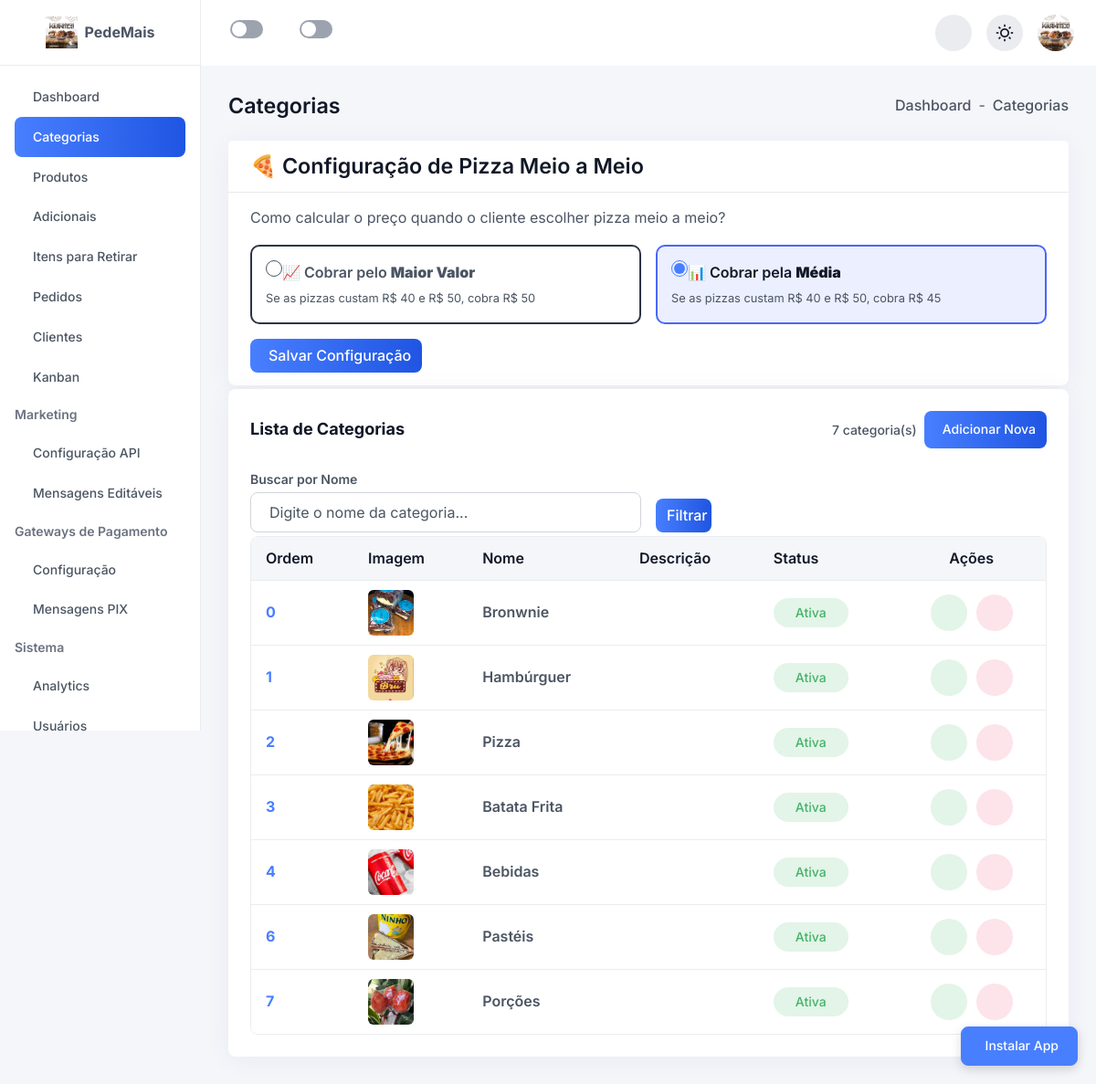
The app's page /admin/categorias.php (signed in), older data.
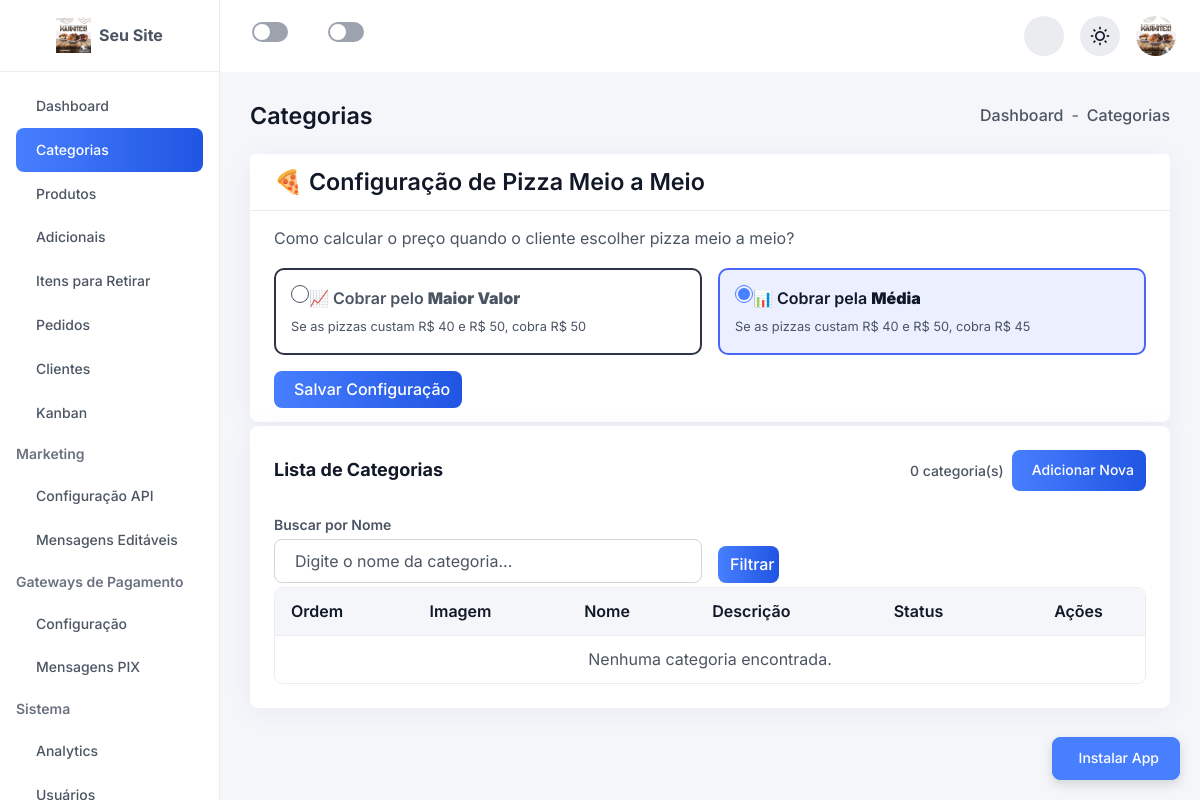
The same page, newer data.
### tables this page shows
CREATE TABLE `configuracoes` (
  `id` int(11) NOT NULL,
  `site_titulo` varchar(255) DEFAULT 'Cardápio Digital',
  `site_descricao` text DEFAULT NULL,
  `site_logo` varchar(255) DEFAULT NULL,
  `site_favicon` varchar(255) DEFAULT NULL,
  `site_capa` varchar(255) DEFAULT NULL,
  `endereco_cep` varchar(10) DEFAULT NULL,
  `endereco_rua` varchar(255) DEFAULT NULL,
  `endereco_numero` varchar(20) DEFAULT NULL,
  `endereco_complemento` varchar(255) DEFAULT NULL,
  `endereco_bairro` varchar(255) DEFAULT NULL,
  `endereco_cidade` varchar(255) DEFAULT NULL,
  `endereco_estado` varchar(2) DEFAULT NULL,
  `contato_whatsapp` varchar(20) DEFAULT NULL,
  `contato_email` varchar(255) DEFAULT NULL,
  `social_facebook` varchar(255) DEFAULT NULL,
  `social_instagram` varchar(255) DEFAULT NULL,
  `atualizado_em` timestamp NOT NULL DEFAULT current_timestamp() ON UPDATE current_timestamp(),
  `whatsapp_chave_pix` varchar(255) DEFAULT NULL COMMENT 'Chave PIX para pagamentos',
  `whatsapp_tempo_preparo_padrao` int(11) DEFAULT 30 COMMENT 'Tempo de preparo padrão em minutos',
  `whatsapp_tempo_entrega_padrao` int(11) DEFAULT 40 COMMENT 'Tempo de entrega padrão em minutos',
  `whatsapp_mensagem_pronto_retirada` text DEFAULT NULL COMMENT 'Mensagem quando pedido está pronto para retirada',
  `whatsapp_mensagem_pronto_delivery` text DEFAULT NULL COMMENT 'Mensagem quando pedido está pronto para delivery',
  `recaptcha_v2_site_key` varchar(255) DEFAULT NULL COMMENT 'Site Key do reCAPTCHA v2',
  `recaptcha_v2_secret_key` varchar(255) DEFAULT NULL COMMENT 'Secret Key do reCAPTCHA v2',
  `recaptcha_v3_site_key` varchar(255) DEFAULT NULL COMMENT 'Site Key do reCAPTCHA v3',
  `recaptcha_v3_secret_key` varchar(255) DEFAULT NULL COMMENT 'Secret Key do reCAPTCHA v3',
  `recaptcha_version` varchar(10) DEFAULT 'v2' COMMENT 'Versão do reCAPTCHA (v2 ou v3)',
  `recaptcha_ativo` tinyint(1) DEFAULT 0 COMMENT 'Ativar reCAPTCHA (1=sim, 0=não)',
  `recaptcha_paginas` text DEFAULT NULL COMMENT 'JSON com lista de páginas onde usar reCAPTCHA',
  `push_vapid_public_key` varchar(255) DEFAULT NULL COMMENT 'VAPID Public Key para Push Notifications',
  `push_vapid_private_key` text DEFAULT NULL COMMENT 'VAPID Private Key para Push Notifications',
  `push_notifications_ativo` tinyint(1) DEFAULT 1 COMMENT 'Ativar Push Notifications (1=sim, 0=não)',
  `nome_site` varchar(255) DEFAULT NULL,
  `descricao_site` text DEFAULT NULL,
  `logo` varchar(255) DEFAULT NULL,
  `favicon` varchar(255) DEFAULT NULL,
  `capa` varchar(255) DEFAULT NULL,
  `cep` varchar(20) DEFAULT NULL,
  `rua` varchar(255) DEFAULT NULL,
  `numero` varchar(50) DEFAULT NULL,
  `complemento` varchar(255) DEFAULT NULL,
  `bairro` varchar(100) DEFAULT NULL,
  `cidade` varchar(100) DEFAULT NULL,
  `estado` varchar(2) DEFAULT NULL,
  `whatsapp` varchar(20) DEFAULT NULL,
  `email_contato` varchar(255) DEFAULT NULL,
  `facebook` varchar(255) DEFAULT NULL,
  `instagram` varchar(255) DEFAULT NULL,
  `tema` varchar(50) DEFAULT 'roxo',
  `cor_principal` varchar(20) DEFAULT NULL,
  `cor_secundaria` varchar(20) DEFAULT NULL,
  `tema_layout` varchar(50) DEFAULT 'default',
  `impressao_automatica` tinyint(1) DEFAULT 0
);

CREATE TABLE `configuracao_pizzas` (
  `id` int(11) NOT NULL,
  `tipo_cobranca` enum('maior_valor','media') DEFAULT 'maior_valor'
);

CREATE TABLE `categorias` (
  `id` int(11) NOT NULL,
  `nome` varchar(100) NOT NULL,
  `descricao` text DEFAULT NULL,
  `ordem` int(11) NOT NULL DEFAULT 0,
  `imagem` varchar(255) DEFAULT NULL,
  `ativo` tinyint(1) NOT NULL DEFAULT 1,
  `permite_meio_a_meio` tinyint(1) DEFAULT 0
);

### admin/categorias.php (the view, shortened to what the rows shown need)
<?php
require_once 'includes/header.php';
try {
    $pdo->exec("CREATE TABLE IF NOT EXISTS configuracao_pizzas (
        id INT AUTO_INCREMENT PRIMARY KEY,
        tipo_cobranca ENUM('maior_valor', 'media') DEFAULT 'maior_valor'
    )");
}
catch (Exception $e) {
}
$config_pizza_stmt = $pdo->query("SELECT * FROM configuracao_pizzas LIMIT 1");
$config_pizza = $config_pizza_stmt->fetch(PDO::FETCH_ASSOC);
$where = "";
$params = [];
$sql = "SELECT * FROM categorias $where ORDER BY ordem ASC";
$stmt = $pdo->prepare($sql);
$stmt->execute($params);
$categorias = $stmt->fetchAll(PDO::FETCH_ASSOC);
?>
<div class="dashboard-main-body">
    <div class="card h-100 p-0 radius-12 mb-4">
        <div class="card-body">
            <form method="POST" action="categorias.php">
                <div class="row g-3">
                    <div class="col-md-6">
                        <div class="form-check" style="padding: 15px; background: <?php echo($config_pizza['tipo_cobranca'] ?? 'maior_valor') === 'maior_valor' ? 'rgba(74, 102, 249, 0.1)' : 'transparent'; ?>; border-radius: 10px; border: 2px solid <?php echo($config_pizza['tipo_cobranca'] ?? 'maior_valor') === 'maior_valor' ? '#4a66f9' : '#2d3446'; ?>;">
                            <input class="form-check-input" type="radio" name="tipo_cobranca" id="maior_valor" value="maior_valor"
                                   <?php echo($config_pizza['tipo_cobranca'] ?? 'maior_valor') === 'maior_valor' ? 'checked' : ''; ?>>
                            <label class="form-check-label fw-semibold" for="maior_valor">
                                📈 Cobrar pelo <strong>Maior Valor</strong>
                            </label>
                            <small class="d-block text-secondary-light mt-1">Se as pizzas custam R$ 40 e R$ 50, cobra R$ 50</small>
                        </div>
                    </div>
                    <div class="col-md-6">
                        <div class="form-check" style="padding: 15px; background: <?php echo($config_pizza['tipo_cobranca'] ?? 'maior_valor') === 'media' ? 'rgba(74, 102, 249, 0.1)' : 'transparent'; ?>; border-radius: 10px; border: 2px solid <?php echo($config_pizza['tipo_cobranca'] ?? 'maior_valor') === 'media' ? '#4a66f9' : '#2d3446'; ?>;">
                            <input class="form-check-input" type="radio" name="tipo_cobranca" id="media" value="media"
                                   <?php echo($config_pizza['tipo_cobranca'] ?? 'maior_valor') === 'media' ? 'checked' : ''; ?>>
                            <label class="form-check-label fw-semibold" for="media">
                                📊 Cobrar pela <strong>Média</strong>
                            </label>
                            <small class="d-block text-secondary-light mt-1">Se as pizzas custam R$ 40 e R$ 50, cobra R$ 45</small>
                        </div>
                    </div>
                </div>
            </form>
        </div>
    </div>
    <div class="card h-100 p-0 radius-12">
        <div class="card-body p-24">
            <div class="table-responsive scroll-sm">
                <table class="table bordered-table sm-table mb-0">
                    <thead>
                        <tr>
                            <th scope="col">Ordem</th>
                            <th scope="col">Imagem</th>
                            <th scope="col">Nome</th>
                            <th scope="col">Descrição</th>
                            <th scope="col">Status</th>
                            <th scope="col" class="text-center">Ações</th>
                        </tr>
                    </thead>
                    <tbody>
                        <?php if (empty($categorias)): ?>
                            <tr>
                                <td colspan="6" class="text-center py-4">Nenhuma categoria encontrada.</td>
                            </tr>
                        <?php
else: ?>
                            <?php foreach ($categorias as $cat): ?>
                            <tr>
                                <td class="fw-bold text-primary-600"><?php echo $cat['ordem']; ?></td>
                                <td>
                                    <?php
        $img_url = $cat['imagem'] ? str_replace('admin/', '', $cat['imagem']) : '';
        if ($img_url) {
            if (!str_starts_with($img_url, 'http') && !str_starts_with($img_url, '../')) {
                $img_url = '../' . $img_url;
            }
        }
        else {
            $img_url = 'assets/images/sem-foto.jpg';
        }
?>
                                    <img src="<?php echo htmlspecialchars($img_url); ?>" alt="<?php echo htmlspecialchars($cat['nome']); ?>"
                                         style="width: 50px; height: 50px; object-fit: cover; border-radius: 6px;"
                                         onerror="this.src='assets/images/sem-foto.jpg'; this.onerror=null;">
                                </td>
                                <td class="fw-semibold"><?php echo htmlspecialchars($cat['nome']); ?></td>
                                <td>
                                </td>
                                <td>
                                    <?php if ($cat['ativo']): ?>
                                        <span class="bg-success-focus text-success-main px-24 py-4 rounded-pill fw-medium text-sm">Ativa</span>
                                    <?php
        else: ?>
                                        <span class="bg-danger-focus text-danger-main px-24 py-4 rounded-pill fw-medium text-sm">Inativa</span>
                                    <?php
        endif; ?>
                                </td>
                                <td class="text-center">
                                    <div class="d-flex align-items-center gap-10 justify-content-center">
                                        <a href="categorias_edit.php?id=<?php echo $cat['id']; ?>"
                                           class="bg-success-focus text-success-600 bg-hover-success-200 fw-medium w-40-px h-40-px d-flex justify-content-center align-items-center rounded-circle"
                                           title="Editar">
                                        </a>
                                        <a href="categorias.php?action=delete&id=<?php echo $cat['id']; ?>"
                                           class="bg-danger-focus text-danger-600 bg-hover-danger-200 fw-medium w-40-px h-40-px d-flex justify-content-center align-items-center rounded-circle"
                                           onclick="return confirm('Tem certeza que deseja excluir esta categoria?');"
                                           title="Excluir">
                                        </a>
                                    </div>
                                </td>
                            </tr>
                            <?php
    endforeach; ?>
                        <?php
endif; ?>
                    </tbody>
                </table>
            </div>
        </div>
    </div>
</div>
<?php require_once 'includes/footer.php'; ?>

### admin/includes/header.php (shortened to what the rows shown need)
<?php
require_once __DIR__ . '/../../includes/functions.php';
$site_config = [];
try {
    $stmt = $pdo->query("SELECT * FROM configuracoes WHERE id = 1");
    $site_config = $stmt->fetch(PDO::FETCH_ASSOC) ?: [];
} catch (PDOException $e) {
}
$nome_site = $site_config['nome_site'] ?? 'PedeMais';
?>
<!DOCTYPE html>
<html lang="pt-BR" data-theme="light">
<head>
    <link rel="stylesheet" href="<?php echo SITE_URL; ?>/admin/assets/css/remixicon.css">
    <link rel="stylesheet" href="<?php echo SITE_URL; ?>/admin/assets/css/lib/bootstrap.min.css">
    <link rel="stylesheet" href="<?php echo SITE_URL; ?>/admin/assets/css/lib/dataTables.min.css">
    <link rel="stylesheet" href="<?php echo SITE_URL; ?>/admin/assets/css/style.css">
    <link rel="stylesheet" href="<?php echo SITE_URL; ?>/admin/assets/css/admin-custom.css">
    <link rel="stylesheet" href="<?php echo SITE_URL; ?>/admin/assets/css/mobile-fixes.css">
    <link rel="stylesheet" href="<?php echo SITE_URL; ?>/admin/assets/css/sino-vermelho.css">
    <link rel="stylesheet" href="<?php echo SITE_URL; ?>/admin/assets/css/realtime-updates.css">
    <link rel="stylesheet" href="https://cdnjs.cloudflare.com/ajax/libs/font-awesome/6.4.0/css/all.min.css">
</head>
<body data-nivel="admin">
<aside class="sidebar">
    <div>
        <a href="index.php" class="sidebar-logo d-flex align-items-center justify-content-center gap-2 p-3">
            <img src="<?php echo SITE_URL; ?>/uploads/config/<?php echo htmlspecialchars($site_config['logo'] ?? 'logo.png'); ?>" alt="<?php echo htmlspecialchars($nome_site); ?>" style="max-height: 35px; display: block;">
            <span class="fw-bold text-md"><?php echo htmlspecialchars($nome_site); ?></span>
        </a>
    </div>
</aside>
<main class="dashboard-main">
    <div class="navbar-header">
        <div class="row align-items-center justify-content-between">
            <div class="col-auto">
                <div class="d-flex flex-wrap align-items-center gap-2 gap-md-3">
                    <div class="dropdown">
                        <button class="d-flex justify-content-center align-items-center rounded-circle" type="button" data-bs-toggle="dropdown">
                            <img src="<?php echo SITE_URL; ?>/uploads/config/<?php echo htmlspecialchars($site_config['logo'] ?? 'logo.png'); ?>" alt="Perfil" class="w-40-px h-40-px object-fit-cover rounded-circle">
                        </button>
                    </div>
                </div>
            </div>
        </div>
    </div>
    <div class="dashboard-main-body">

Row changes from the older to the newer data that the page shows:
removed categorias: ordem "0", shows a picture, nome "Bronwnie", ativo "Ativa"
removed categorias: ordem "1", shows a picture, nome "Hambúrguer", ativo "Ativa"
removed categorias: ordem "2", shows a picture, nome "Pizza", ativo "Ativa"
removed categorias: ordem "3", shows a picture, nome "Batata Frita", ativo "Ativa"
removed categorias: ordem "4", shows a picture, nome "Bebidas", ativo "Ativa"
removed categorias: ordem "6", shows a picture, nome "Pastéis", ativo "Ativa"
removed categorias: ordem "7", shows a picture, nome "Porções", ativo "Ativa"
changed configuracoes: nome_site "PedeMais" → "Seu Site"
Text that changed along with them:
$total_categorias: "7" → "0"
text now shown: "Nenhuma categoria encontrada."
list line gone: "Usuários"
